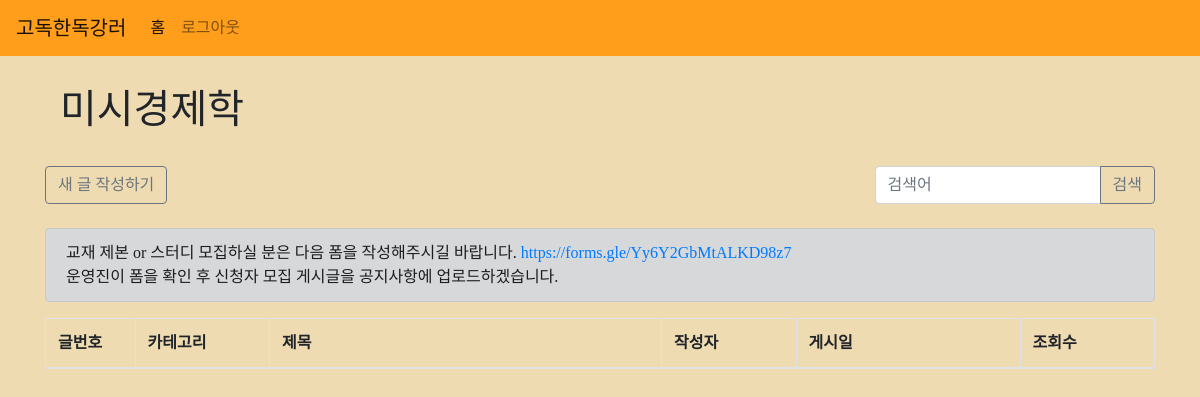
Page /classes/3/ (signed in) on the earlier database version.
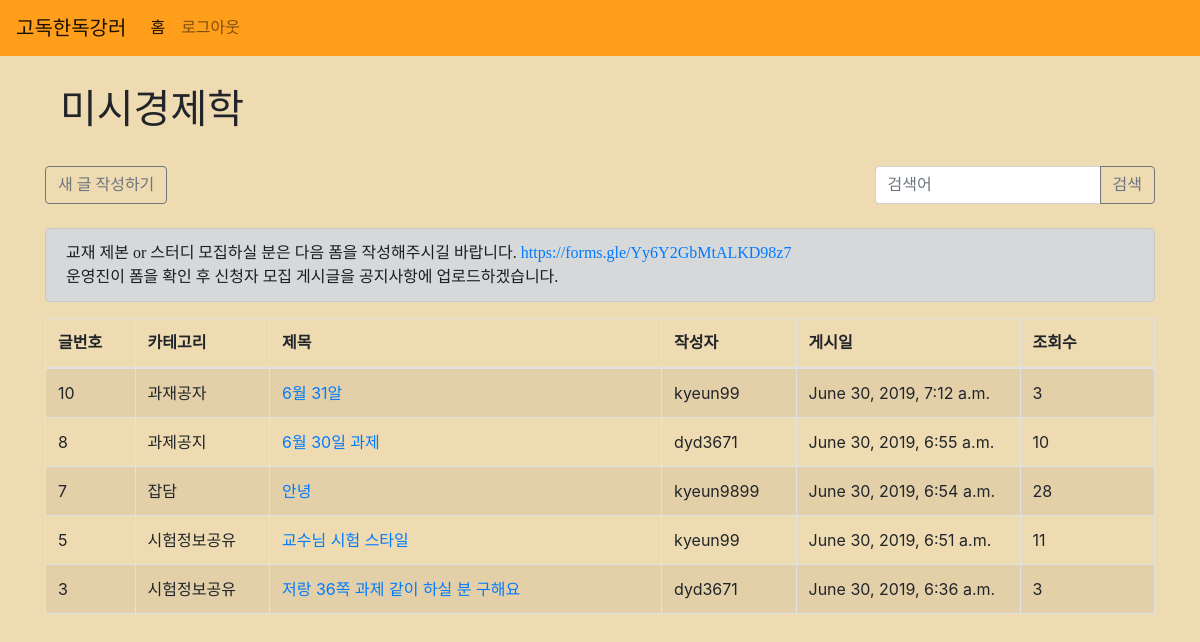
Same page on the later database version.
### classes/models.py (models this page shows, shortened)
class Class(models.Model):
    title = models.CharField(max_length=200)
    major = models.ForeignKey(Major, on_delete=models.CASCADE)
    created_at = models.DateTimeField(auto_now_add=True)
    updated_at = models.DateTimeField(auto_now=True)

### posts/models.py (models this page shows, shortened)
class TimeStampedModel(Model):
    created_at = DateTimeField(auto_now_add=True)
    updated_at = DateTimeField(auto_now=True)
    class Meta:
        abstract = True

class Post(TimeStampedModel):
    classname = ForeignKey(Class, on_delete=CASCADE)
    user = ForeignKey(User, on_delete=CASCADE)
    category = CharField(max_length=200)
    title = CharField(max_length=200)
    content = TextField()
    view_count = models.IntegerField(default=0) # 조회수
    likes = ManyToManyField(User, related_name="liked_users")
    is_top = BooleanField(default=False)

### classes/views.py (the view)
# urls.py: path('<int:id>/', views.main, name="main"),
def main(request, id):
    user = request.user
    if user.is_anonymous:
        return render(request, 'account/login.html')
    else:
        posts = Post.objects.filter(classname_id=id).order_by('-id')
        class_name = Class.objects.get(pk=id)
        class_id = id
        return render(request, 'classes/main.html', {'posts': posts, 'class_name': class_name, 'class_id': class_id})

### classes/templates/classes/main.html (shortened to what this page needs)
{% extends 'base.html' %}
{% block content %}
<div class="container">
        <h1 class="classtitle col-12" style="font-family: 'NanumSquareRound';">{{ class_name.title }}</h1>
    <br>
    <div class="row">
        <div class="input-group col">
            <form action="{% url 'classes:new' %}" method="POST">
                <input type="submit" class="btn-outline-secondary btn" value="새 글 작성하기" style="font-family: 'locus_sangsang';">
            </form>
        </div>
        <form action="{% url 'classes:search' %}">
            <div class="input-group col-12">
                <input type="text" class="form-control" placeholder="검색어" name="search" style="font-family: 'NanumSquareRound';">
                <div class="input-group-append">
                    <button type="submit" class="btn btn-outline-secondary" style="font-family: 'locus_sangsang';">
                        검색
                    </button>
                </div>
            </div>
        </form>
    </div>
    <br>
    <div class="alert alert-dark" style="font-family: 'NanumSquareRound';">교재 제본 or 스터디 모집하실 분은 다음 폼을 작성해주시길 바랍니다. <a href="https://forms.gle/Yy6Y2GbMtALKD98z7">https://forms.gle/Yy6Y2GbMtALKD98z7</a><br>
    운영진이 폼을 확인 후 신청자 모집 게시글을 공지사항에 업로드하겠습니다.</span>
    </div>
    <table class="table table-striped table-bordered">
        <thead>
            <tr>
                <th width="8%" style="font-family: 'NanumSquareRound';">글번호</th>
                <th width="12%" style="font-family: 'NanumSquareRound';">카테고리</th>
                <th width="35%" style="font-family: 'NanumSquareRound';">제목</th>
                <th width="12%" style="font-family: 'NanumSquareRound';">작성자</th>
                <th width="20%" style="font-family: 'NanumSquareRound';">게시일</th>
                <th width="12%" style="font-family: 'NanumSquareRound';">조회수</th>
            </tr>
        </thead>
        <tbody>
        {% for post in posts %}
        <tr>
            <td>{{ post.id }}</td>
            <td>{{ post.category }}</td>
            <td><a href="{% url 'classes:show' post.pk %}">{{ post.title }}</a></td>
            <td>{{ post.user }}</td>
            <td>{{ post.created_at }}</td>
            <td>{{ post.view_count }}</td>
        </tr>
        {% endfor %}
        </tbody>
    </table>
</div>
<br>
<br>
{% endblock %}

### templates/base.html (shortened to what this page needs)
{% load staticfiles %}
<!DOCTYPE html>
<head>
    <link rel="stylesheet" href="https://stackpath.bootstrapcdn.com/bootstrap/4.3.1/css/bootstrap.min.css">
    <link rel="stylesheet" type='text/css' href="{% static 'solitude/css/style.css' %}">
    <link rel="stylesheet" type='text/css' href="{% static 'solitude/css/scrollbtn.css' %}">
    <link rel="stylesheet" type='text/javascript' href="{% static 'solitude/js/project.js' %}">
</head>
<body>
    <nav class="navbar navbar-expand-lg navbar-light text-black">
        <a class="navbar-brand" href="{% url 'main' %}">고독한독강러</a>
        <div class="collapse navbar-collapse" id="navbarNavAltMarkup">
            <div class="navbar-nav">
                <a class="nav-item nav-link active" href="{% url 'main' %}">홈<span class="sr-only">(current)</span></a>
                {% if user.is_authenticated %}
                    <a class="nav-item nav-link" href="/accounts/logout/">로그아웃</a>
                {% else %}
                    <a class="nav-item nav-link" href="/accounts/login/">로그인</a>
                    <a class="nav-item nav-link" href="/accounts/signup/">회원가입</a>
                {% endif %}
            </div>
        </div>
    </nav>
    {% block content %}
    {% endblock %}
</body>

### solitude/static/solitude/css/style.css (style rules this page uses)
body { background-color: rgb(239, 219, 178) !important; }
.navbar-brand { font-family: 'yg-jalnan'; }
.nav-item { font-family: 'NanumSquareRound'; }
.navbar-expand-lg { background-color: #FF9E1B; }
.navbar { margin-bottom: 0px !important; }
.classtitle { margin-top: 30px; }

Differences in the rows shown:
added Post: id "10", category "과재공자", title "6월 31알", user "kyeun99", created_at "June 30, 2019, 7:12 a.m.", view_count "3"
added Post: id "8", category "과제공지", title "6월 30일 과제", user "dyd3671", created_at "June 30, 2019, 6:55 a.m.", view_count "10"
added Post: id "7", category "잡담", title "안녕", user "kyeun9899", created_at "June 30, 2019, 6:54 a.m.", view_count "28"
added Post: id "5", category "시험정보공유", title "교수님 시험 스타일", user "kyeun99", created_at "June 30, 2019, 6:51 a.m.", view_count "11"
added Post: id "3", category "시험정보공유", title "저랑 36쪽 과제 같이 하실 분 구해요", user "dyd3671", created_at "June 30, 2019, 6:36 a.m.", view_count "3"
